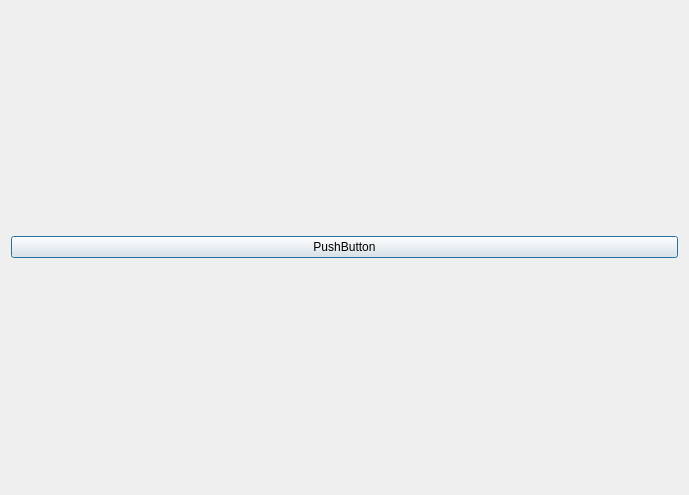
<?xml version="1.0" encoding="UTF-8"?>
<ui version="4.0">
 <class>game_scene</class>
 <widget class="QDialog" name="game_scene">
  <property name="geometry">
   <rect>
    <x>0</x>
    <y>0</y>
    <width>689</width>
    <height>495</height>
   </rect>
  </property>
  <property name="windowTitle">
   <string>Dialog</string>
  </property>
  <layout class="QVBoxLayout" name="verticalLayout_4">
   <item>
    <layout class="QVBoxLayout" name="verticalLayout_5"/>
   </item>
   <item>
    <widget class="QPushButton" name="pushButton">
     <property name="text">
      <string>PushButton</string>
     </property>
    </widget>
   </item>
  </layout>
 </widget>
 <resources/>
 <connections/>
</ui>
